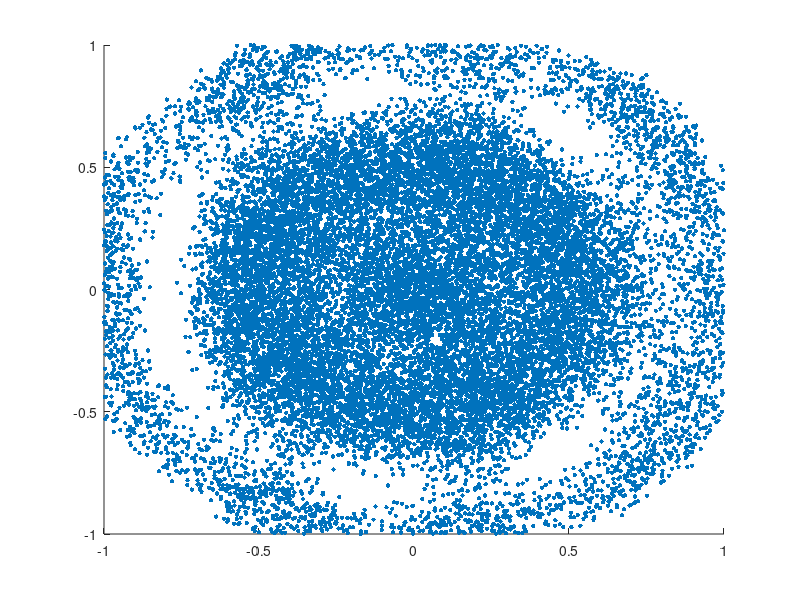

MATLAB code for this plot: (Note: this script raises an error after producing the figure.)
clear all
close all
sample_size = 20000;

bounds = [-1,1];
noise_freq = 12;
k = 1;
i = 1;
while k<=sample_size
%for k = 1:sample_size
    
x = rand*(bounds(2)-bounds(1)) + bounds(1);
y = rand*(bounds(2)-bounds(1)) + bounds(1);


frac1 = 1 + cos(noise_freq * sqrt(x^2+y^2));
frac2 = 0.5*(x^2+y^2) + 2;
frac3 = sin(x*10);

z = (frac1/frac2)/2 + cos(2*sqrt(x^2+y^2))/2 + (frac3+1)/15;

if(z > rand)
X(k) = x;
Y(k) = y;
Z(k) = z;
r(k) = 0.01;
c(k) = 1;
k = k + 1;
end
i = i + 1;
end
figure(1)
%scatter(X,Y,'.')
%scatter.MarkerFaceAlpha = .2;

hold on
scatter(X,Y,'filled','SizeData',10)
%scatter(10*rand(10,1),10*rand(10,1),'filled','SizeData',200)
hold off
alpha(.1)

figure(2)
pcshow([X(:),Y(:),Z(:)]);


%Saving to excel format
A = {'X','Y', 'Z', 'radius', 'colour'};
AllData = cell(sample_size,5);
for j = 1:sample_size
AllData(j + 1,1) = num2cell(X(j));
AllData(j + 1,2) = num2cell(Y(j));
AllData(j + 1,3) = num2cell(Z(j));
AllData(j + 1,4) = num2cell(r(j));
AllData(j + 1,5) = num2cell(c(j));
end


[pdfx xi]= ksdensity(X);
[pdfy yi]= ksdensity(Y);
% Create 2-d grid of coordinates and function values, suitable for 3-d plotting
[xxi,yyi]     = meshgrid(xi,yi);
[pdfxx,pdfyy] = meshgrid(pdfx,pdfy);
% Calculate combined pdf, under assumption of independence
pdfxy = pdfxx.*pdfyy; 
% Plot the results
figure(3)
mesh(xxi,yyi,pdfxy)
set(gca,'XLim',[min(xi) max(xi)])
set(gca,'YLim',[min(yi) max(yi)])





xlswrite('testdata.xlsx', AllData)

